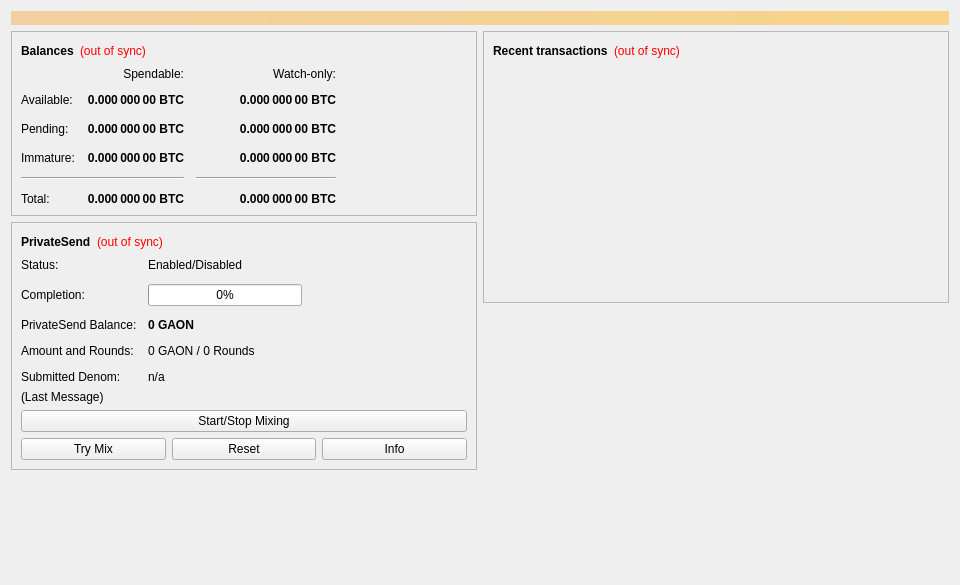
<?xml version="1.0" encoding="UTF-8"?>
<ui version="4.0">
 <class>OverviewPage</class>
 <widget class="QWidget" name="OverviewPage">
  <property name="geometry">
   <rect>
    <x>0</x>
    <y>0</y>
    <width>960</width>
    <height>585</height>
   </rect>
  </property>
  <property name="minimumSize">
   <size>
    <width>960</width>
    <height>0</height>
   </size>
  </property>
  <property name="windowTitle">
   <string>Form</string>
  </property>
  <layout class="QVBoxLayout" name="topLayout">
   <item>
    <widget class="QLabel" name="labelAlerts">
     <property name="visible">
      <bool>false</bool>
     </property>
     <property name="styleSheet">
      <string notr="true">background-color: qlineargradient(x1: 0, y1: 0, x2: 1, y2: 0, stop:0 #F0D0A0, stop:1 #F8D488); color:#000000;</string>
     </property>
     <property name="wordWrap">
      <bool>true</bool>
     </property>
     <property name="margin">
      <number>3</number>
     </property>
    </widget>
   </item>
   <item>
    <layout class="QHBoxLayout" name="horizontalLayout" stretch="1,1">
     <item>
      <layout class="QVBoxLayout" name="verticalLayout_2">
       <item>
        <widget class="QFrame" name="frame">
         <property name="frameShape">
          <enum>QFrame::StyledPanel</enum>
         </property>
         <property name="frameShadow">
          <enum>QFrame::Raised</enum>
         </property>
         <layout class="QVBoxLayout" name="verticalLayout_4">
          <item>
           <layout class="QHBoxLayout" name="horizontalLayout_4">
            <item>
             <widget class="QLabel" name="label_5">
              <property name="font">
               <font>
                <weight>75</weight>
                <bold>true</bold>
               </font>
              </property>
              <property name="text">
               <string>Balances</string>
              </property>
             </widget>
            </item>
            <item>
             <widget class="QLabel" name="labelWalletStatus">
              <property name="toolTip">
               <string>The displayed information may be out of date. Your wallet automatically synchronizes with the Gaon network after a connection is established, but this process has not completed yet.</string>
              </property>
              <property name="styleSheet">
               <string notr="true">QLabel { color: red; }</string>
              </property>
              <property name="text">
               <string notr="true">(out of sync)</string>
              </property>
              <property name="alignment">
               <set>Qt::AlignLeading|Qt::AlignLeft|Qt::AlignVCenter</set>
              </property>
             </widget>
            </item>
            <item>
             <spacer name="horizontalSpacer_3">
              <property name="orientation">
               <enum>Qt::Horizontal</enum>
              </property>
              <property name="sizeHint" stdset="0">
               <size>
                <width>40</width>
                <height>20</height>
               </size>
              </property>
             </spacer>
            </item>
           </layout>
          </item>
          <item>
           <layout class="QGridLayout" name="gridLayout">
            <property name="spacing">
             <number>12</number>
            </property>
            <item row="2" column="2">
             <widget class="QLabel" name="labelWatchPending">
              <property name="font">
               <font>
                <weight>75</weight>
                <bold>true</bold>
               </font>
              </property>
              <property name="cursor">
               <cursorShape>IBeamCursor</cursorShape>
              </property>
              <property name="toolTip">
               <string>Unconfirmed transactions to watch-only addresses</string>
              </property>
              <property name="text">
               <string notr="true">0.000 000 00 BTC</string>
              </property>
              <property name="alignment">
               <set>Qt::AlignRight|Qt::AlignTrailing|Qt::AlignVCenter</set>
              </property>
              <property name="textInteractionFlags">
               <set>Qt::LinksAccessibleByMouse|Qt::TextSelectableByKeyboard|Qt::TextSelectableByMouse</set>
              </property>
             </widget>
            </item>
            <item row="2" column="1">
             <widget class="QLabel" name="labelUnconfirmed">
              <property name="font">
               <font>
                <weight>75</weight>
                <bold>true</bold>
               </font>
              </property>
              <property name="cursor">
               <cursorShape>IBeamCursor</cursorShape>
              </property>
              <property name="toolTip">
               <string>Total of transactions that have yet to be confirmed, and do not yet count toward the spendable balance</string>
              </property>
              <property name="text">
               <string notr="true">0.000 000 00 BTC</string>
              </property>
              <property name="alignment">
               <set>Qt::AlignRight|Qt::AlignTrailing|Qt::AlignVCenter</set>
              </property>
              <property name="textInteractionFlags">
               <set>Qt::LinksAccessibleByMouse|Qt::TextSelectableByKeyboard|Qt::TextSelectableByMouse</set>
              </property>
             </widget>
            </item>
            <item row="3" column="2">
             <widget class="QLabel" name="labelWatchImmature">
              <property name="font">
               <font>
                <weight>75</weight>
                <bold>true</bold>
               </font>
              </property>
              <property name="cursor">
               <cursorShape>IBeamCursor</cursorShape>
              </property>
              <property name="toolTip">
               <string>Mined balance in watch-only addresses that has not yet matured</string>
              </property>
              <property name="text">
               <string notr="true">0.000 000 00 BTC</string>
              </property>
              <property name="alignment">
               <set>Qt::AlignRight|Qt::AlignTrailing|Qt::AlignVCenter</set>
              </property>
              <property name="textInteractionFlags">
               <set>Qt::LinksAccessibleByMouse|Qt::TextSelectableByKeyboard|Qt::TextSelectableByMouse</set>
              </property>
             </widget>
            </item>
            <item row="4" column="0" colspan="2">
             <widget class="Line" name="lineSpendableBalance">
              <property name="orientation">
               <enum>Qt::Horizontal</enum>
              </property>
             </widget>
            </item>
            <item row="4" column="2">
             <widget class="Line" name="lineWatchBalance">
              <property name="sizePolicy">
               <sizepolicy hsizetype="Preferred" vsizetype="Fixed">
                <horstretch>0</horstretch>
                <verstretch>0</verstretch>
               </sizepolicy>
              </property>
              <property name="minimumSize">
               <size>
                <width>140</width>
                <height>0</height>
               </size>
              </property>
              <property name="orientation">
               <enum>Qt::Horizontal</enum>
              </property>
             </widget>
            </item>
            <item row="5" column="0">
             <widget class="QLabel" name="labelTotalText">
              <property name="text">
               <string>Total:</string>
              </property>
             </widget>
            </item>
            <item row="3" column="1">
             <widget class="QLabel" name="labelImmature">
              <property name="font">
               <font>
                <weight>75</weight>
                <bold>true</bold>
               </font>
              </property>
              <property name="cursor">
               <cursorShape>IBeamCursor</cursorShape>
              </property>
              <property name="toolTip">
               <string>Mined balance that has not yet matured</string>
              </property>
              <property name="text">
               <string notr="true">0.000 000 00 BTC</string>
              </property>
              <property name="alignment">
               <set>Qt::AlignRight|Qt::AlignTrailing|Qt::AlignVCenter</set>
              </property>
              <property name="textInteractionFlags">
               <set>Qt::LinksAccessibleByMouse|Qt::TextSelectableByKeyboard|Qt::TextSelectableByMouse</set>
              </property>
             </widget>
            </item>
            <item row="2" column="3">
             <spacer name="horizontalSpacer_2">
              <property name="orientation">
               <enum>Qt::Horizontal</enum>
              </property>
              <property name="sizeHint" stdset="0">
               <size>
                <width>40</width>
                <height>20</height>
               </size>
              </property>
             </spacer>
            </item>
            <item row="3" column="0">
             <widget class="QLabel" name="labelImmatureText">
              <property name="text">
               <string>Immature:</string>
              </property>
             </widget>
            </item>
            <item row="5" column="1">
             <widget class="QLabel" name="labelTotal">
              <property name="font">
               <font>
                <weight>75</weight>
                <bold>true</bold>
               </font>
              </property>
              <property name="cursor">
               <cursorShape>IBeamCursor</cursorShape>
              </property>
              <property name="toolTip">
               <string>Your current total balance</string>
              </property>
              <property name="text">
               <string notr="true">0.000 000 00 BTC</string>
              </property>
              <property name="alignment">
               <set>Qt::AlignRight|Qt::AlignTrailing|Qt::AlignVCenter</set>
              </property>
              <property name="textInteractionFlags">
               <set>Qt::LinksAccessibleByMouse|Qt::TextSelectableByKeyboard|Qt::TextSelectableByMouse</set>
              </property>
             </widget>
            </item>
            <item row="5" column="2">
             <widget class="QLabel" name="labelWatchTotal">
              <property name="font">
               <font>
                <weight>75</weight>
                <bold>true</bold>
               </font>
              </property>
              <property name="cursor">
               <cursorShape>IBeamCursor</cursorShape>
              </property>
              <property name="toolTip">
               <string>Current total balance in watch-only addresses</string>
              </property>
              <property name="text">
               <string notr="true">0.000 000 00 BTC</string>
              </property>
              <property name="alignment">
               <set>Qt::AlignRight|Qt::AlignTrailing|Qt::AlignVCenter</set>
              </property>
              <property name="textInteractionFlags">
               <set>Qt::LinksAccessibleByMouse|Qt::TextSelectableByKeyboard|Qt::TextSelectableByMouse</set>
              </property>
             </widget>
            </item>
            <item row="0" column="2">
             <widget class="QLabel" name="labelWatchonly">
              <property name="text">
               <string>Watch-only:</string>
              </property>
              <property name="alignment">
               <set>Qt::AlignRight|Qt::AlignTrailing|Qt::AlignVCenter</set>
              </property>
             </widget>
            </item>
            <item row="1" column="0">
             <widget class="QLabel" name="labelBalanceText">
              <property name="text">
               <string>Available:</string>
              </property>
             </widget>
            </item>
            <item row="1" column="1">
             <widget class="QLabel" name="labelBalance">
              <property name="font">
               <font>
                <weight>75</weight>
                <bold>true</bold>
               </font>
              </property>
              <property name="cursor">
               <cursorShape>IBeamCursor</cursorShape>
              </property>
              <property name="toolTip">
               <string>Your current spendable balance</string>
              </property>
              <property name="text">
               <string notr="true">0.000 000 00 BTC</string>
              </property>
              <property name="alignment">
               <set>Qt::AlignRight|Qt::AlignTrailing|Qt::AlignVCenter</set>
              </property>
              <property name="textInteractionFlags">
               <set>Qt::LinksAccessibleByMouse|Qt::TextSelectableByKeyboard|Qt::TextSelectableByMouse</set>
              </property>
             </widget>
            </item>
            <item row="1" column="2">
             <widget class="QLabel" name="labelWatchAvailable">
              <property name="font">
               <font>
                <weight>75</weight>
                <bold>true</bold>
               </font>
              </property>
              <property name="cursor">
               <cursorShape>IBeamCursor</cursorShape>
              </property>
              <property name="toolTip">
               <string>Your current balance in watch-only addresses</string>
              </property>
              <property name="text">
               <string notr="true">0.000 000 00 BTC</string>
              </property>
              <property name="alignment">
               <set>Qt::AlignRight|Qt::AlignTrailing|Qt::AlignVCenter</set>
              </property>
              <property name="textInteractionFlags">
               <set>Qt::LinksAccessibleByMouse|Qt::TextSelectableByKeyboard|Qt::TextSelectableByMouse</set>
              </property>
             </widget>
            </item>
            <item row="2" column="0">
             <widget class="QLabel" name="labelPendingText">
              <property name="text">
               <string>Pending:</string>
              </property>
             </widget>
            </item>
            <item row="0" column="1">
             <widget class="QLabel" name="labelSpendable">
              <property name="text">
               <string>Spendable:</string>
              </property>
              <property name="alignment">
               <set>Qt::AlignRight|Qt::AlignTrailing|Qt::AlignVCenter</set>
              </property>
             </widget>
            </item>
           </layout>
          </item>
         </layout>
        </widget>
       </item>
       <item>
        <widget class="QFrame" name="framePrivateSend">
         <property name="layoutDirection">
          <enum>Qt::LeftToRight</enum>
         </property>
         <property name="frameShape">
          <enum>QFrame::StyledPanel</enum>
         </property>
         <property name="frameShadow">
          <enum>QFrame::Raised</enum>
         </property>
         <layout class="QVBoxLayout" name="VerticalLayout_PS1">
          <item>
           <layout class="QHBoxLayout" name="horizontalLayout_5">
            <item>
             <widget class="QLabel" name="labelPrivateSendHeader">
              <property name="font">
               <font>
                <weight>75</weight>
                <bold>true</bold>
               </font>
              </property>
              <property name="text">
               <string>PrivateSend</string>
              </property>
             </widget>
            </item>
            <item>
             <widget class="QLabel" name="labelPrivateSendSyncStatus">
              <property name="toolTip">
               <string>The displayed information may be out of date. Your wallet automatically synchronizes with the Gaon network after a connection is established, but this process has not completed yet.</string>
              </property>
              <property name="styleSheet">
               <string notr="true">QLabel { color: red; }</string>
              </property>
              <property name="text">
               <string notr="true">(out of sync)</string>
              </property>
              <property name="alignment">
               <set>Qt::AlignLeading|Qt::AlignLeft|Qt::AlignVCenter</set>
              </property>
             </widget>
            </item>
            <item>
             <spacer name="horizontalSpacer_4">
              <property name="orientation">
               <enum>Qt::Horizontal</enum>
              </property>
              <property name="sizeHint" stdset="0">
               <size>
                <width>40</width>
                <height>20</height>
               </size>
              </property>
             </spacer>
            </item>
           </layout>
          </item>
          <item>
           <layout class="QFormLayout" name="privateSendFormLayout">
            <property name="fieldGrowthPolicy">
             <enum>QFormLayout::AllNonFixedFieldsGrow</enum>
            </property>
            <property name="horizontalSpacing">
             <number>11</number>
            </property>
            <property name="verticalSpacing">
             <number>12</number>
            </property>
            <item row="0" column="0">
             <widget class="QLabel" name="labelPrivateSendEnabledText">
              <property name="text">
               <string>Status:</string>
              </property>
             </widget>
            </item>
            <item row="0" column="1">
             <widget class="QLabel" name="labelPrivateSendEnabled">
              <property name="text">
               <string>Enabled/Disabled</string>
              </property>
             </widget>
            </item>
            <item row="1" column="0">
             <widget class="QLabel" name="labelCompletitionText">
              <property name="text">
               <string>Completion:</string>
              </property>
             </widget>
            </item>
            <item row="1" column="1">
             <widget class="QProgressBar" name="privateSendProgress">
              <property name="maximumSize">
               <size>
                <width>154</width>
                <height>16777215</height>
               </size>
              </property>
              <property name="value">
               <number>0</number>
              </property>
             </widget>
            </item>
            <item row="2" column="0">
             <widget class="QLabel" name="labelAnonymizedText">
              <property name="text">
               <string>PrivateSend Balance:</string>
              </property>
             </widget>
            </item>
            <item row="2" column="1">
             <widget class="QLabel" name="labelAnonymized">
              <property name="font">
               <font>
                <weight>75</weight>
                <bold>true</bold>
               </font>
              </property>
              <property name="text">
               <string notr="true">0 GAON</string>
              </property>
             </widget>
            </item>
            <item row="3" column="0">
             <widget class="QLabel" name="labelAmountAndRoundsText">
              <property name="text">
               <string>Amount and Rounds:</string>
              </property>
             </widget>
            </item>
            <item row="3" column="1">
             <widget class="QLabel" name="labelAmountRounds">
              <property name="text">
               <string>0 GAON / 0 Rounds</string>
              </property>
             </widget>
            </item>
            <item row="4" column="0">
             <widget class="QLabel" name="labelSubmittedDenomText">
              <property name="text">
               <string>Submitted Denom:</string>
              </property>
             </widget>
            </item>
            <item row="4" column="1">
             <widget class="QLabel" name="labelSubmittedDenom">
              <property name="toolTip">
               <string>The denominations you submitted to the Masternode.&lt;br&gt;To mix, other users must submit the exact same denominations.</string>
              </property>
              <property name="text">
               <string>n/a</string>
              </property>
             </widget>
            </item>
           </layout>
          </item>
          <item>
           <layout class="QVBoxLayout" name="VerticalLayout_PS">
            <item>
             <widget class="QLabel" name="labelPrivateSendLastMessage">
              <property name="text">
               <string>(Last Message)</string>
              </property>
              <property name="alignment">
               <set>Qt::AlignLeading|Qt::AlignLeft|Qt::AlignTop</set>
              </property>
              <property name="wordWrap">
               <bool>true</bool>
              </property>
             </widget>
            </item>
            <item>
             <widget class="QPushButton" name="togglePrivateSend">
              <property name="sizePolicy">
               <sizepolicy hsizetype="MinimumExpanding" vsizetype="Fixed">
                <horstretch>0</horstretch>
                <verstretch>0</verstretch>
               </sizepolicy>
              </property>
              <property name="text">
               <string>Start/Stop Mixing</string>
              </property>
             </widget>
            </item>
            <item>
             <layout class="QHBoxLayout" name="horizontalLayout_debugbuttons">
              <item>
               <widget class="QPushButton" name="privateSendAuto">
                <property name="sizePolicy">
                 <sizepolicy hsizetype="MinimumExpanding" vsizetype="Fixed">
                  <horstretch>0</horstretch>
                  <verstretch>0</verstretch>
                 </sizepolicy>
                </property>
                <property name="toolTip">
                 <string>Try to manually submit a PrivateSend request.</string>
                </property>
                <property name="text">
                 <string>Try Mix</string>
                </property>
               </widget>
              </item>
              <item>
               <widget class="QPushButton" name="privateSendReset">
                <property name="sizePolicy">
                 <sizepolicy hsizetype="MinimumExpanding" vsizetype="Fixed">
                  <horstretch>0</horstretch>
                  <verstretch>0</verstretch>
                 </sizepolicy>
                </property>
                <property name="toolTip">
                 <string>Reset the current status of PrivateSend (can interrupt PrivateSend if it's in the process of Mixing, which can cost you money!)</string>
                </property>
                <property name="autoFillBackground">
                 <bool>false</bool>
                </property>
                <property name="text">
                 <string>Reset</string>
                </property>
               </widget>
              </item>
              <item>
               <widget class="QPushButton" name="privateSendInfo">
                <property name="sizePolicy">
                 <sizepolicy hsizetype="MinimumExpanding" vsizetype="Fixed">
                  <horstretch>0</horstretch>
                  <verstretch>0</verstretch>
                 </sizepolicy>
                </property>
                <property name="toolTip">
                 <string>Information about PrivateSend and Mixing</string>
                </property>
                <property name="text">
                 <string>Info</string>
                </property>
               </widget>
              </item>
             </layout>
            </item>
           </layout>
          </item>
         </layout>
        </widget>
       </item>
       <item>
        <spacer name="verticalSpacer">
         <property name="orientation">
          <enum>Qt::Vertical</enum>
         </property>
         <property name="sizeHint" stdset="0">
          <size>
           <width>20</width>
           <height>40</height>
          </size>
         </property>
        </spacer>
       </item>
      </layout>
     </item>
     <item>
      <layout class="QVBoxLayout" name="verticalLayout_3">
       <item>
        <widget class="QFrame" name="frame_2">
         <property name="frameShape">
          <enum>QFrame::StyledPanel</enum>
         </property>
         <property name="frameShadow">
          <enum>QFrame::Raised</enum>
         </property>
         <layout class="QVBoxLayout" name="verticalLayout">
          <item>
           <layout class="QHBoxLayout" name="horizontalLayout_2">
            <item>
             <widget class="QLabel" name="label_4">
              <property name="font">
               <font>
                <weight>75</weight>
                <bold>true</bold>
               </font>
              </property>
              <property name="text">
               <string>Recent transactions</string>
              </property>
             </widget>
            </item>
            <item>
             <widget class="QLabel" name="labelTransactionsStatus">
              <property name="toolTip">
               <string>The displayed information may be out of date. Your wallet automatically synchronizes with the Gaon network after a connection is established, but this process has not completed yet.</string>
              </property>
              <property name="styleSheet">
               <string notr="true">QLabel { color: red; }</string>
              </property>
              <property name="text">
               <string notr="true">(out of sync)</string>
              </property>
              <property name="alignment">
               <set>Qt::AlignLeading|Qt::AlignLeft|Qt::AlignVCenter</set>
              </property>
             </widget>
            </item>
            <item>
             <spacer name="horizontalSpacer">
              <property name="orientation">
               <enum>Qt::Horizontal</enum>
              </property>
              <property name="sizeHint" stdset="0">
               <size>
                <width>40</width>
                <height>20</height>
               </size>
              </property>
             </spacer>
            </item>
           </layout>
          </item>
          <item>
           <widget class="QListView" name="listTransactions">
            <property name="styleSheet">
             <string notr="true">QListView { background: transparent; }</string>
            </property>
            <property name="frameShape">
             <enum>QFrame::NoFrame</enum>
            </property>
            <property name="verticalScrollBarPolicy">
             <enum>Qt::ScrollBarAlwaysOff</enum>
            </property>
            <property name="horizontalScrollBarPolicy">
             <enum>Qt::ScrollBarAlwaysOff</enum>
            </property>
            <property name="selectionMode">
             <enum>QAbstractItemView::NoSelection</enum>
            </property>
           </widget>
          </item>
         </layout>
        </widget>
       </item>
       <item>
        <spacer name="verticalSpacer_2">
         <property name="orientation">
          <enum>Qt::Vertical</enum>
         </property>
         <property name="sizeHint" stdset="0">
          <size>
           <width>20</width>
           <height>40</height>
          </size>
         </property>
        </spacer>
       </item>
      </layout>
     </item>
    </layout>
   </item>
  </layout>
 </widget>
 <resources/>
 <connections/>
</ui>
